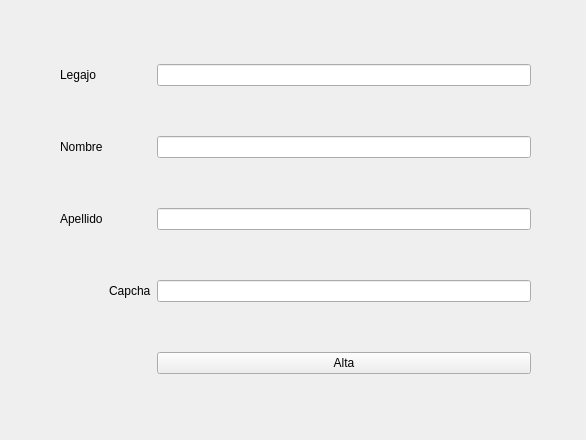
<?xml version="1.0" encoding="UTF-8"?>
<ui version="4.0">
 <class>Formulario</class>
 <widget class="QWidget" name="Formulario">
  <property name="geometry">
   <rect>
    <x>0</x>
    <y>0</y>
    <width>586</width>
    <height>440</height>
   </rect>
  </property>
  <property name="windowTitle">
   <string>Form</string>
  </property>
  <widget class="QWidget" name="gridLayoutWidget">
   <property name="geometry">
    <rect>
     <x>60</x>
     <y>20</y>
     <width>471</width>
     <height>401</height>
    </rect>
   </property>
   <layout class="QGridLayout" name="gridLayout">
    <item row="0" column="0">
     <widget class="QLabel" name="lLegajo">
      <property name="text">
       <string>Legajo</string>
      </property>
     </widget>
    </item>
    <item row="0" column="2">
     <widget class="QLineEdit" name="leLegajo"/>
    </item>
    <item row="1" column="2">
     <widget class="QLineEdit" name="leNombre"/>
    </item>
    <item row="2" column="2">
     <widget class="QLineEdit" name="leApellido"/>
    </item>
    <item row="2" column="0">
     <widget class="QLabel" name="lApellido">
      <property name="text">
       <string>Apellido</string>
      </property>
     </widget>
    </item>
    <item row="1" column="0">
     <widget class="QLabel" name="lNombre">
      <property name="text">
       <string>Nombre</string>
      </property>
     </widget>
    </item>
    <item row="3" column="2">
     <widget class="QLineEdit" name="leCaptcha"/>
    </item>
    <item row="3" column="1">
     <widget class="QLabel" name="lCaptcha">
      <property name="text">
       <string>Capcha</string>
      </property>
     </widget>
    </item>
    <item row="4" column="2">
     <widget class="QPushButton" name="Alta">
      <property name="text">
       <string>Alta</string>
      </property>
     </widget>
    </item>
   </layout>
  </widget>
 </widget>
 <resources/>
 <connections/>
</ui>
